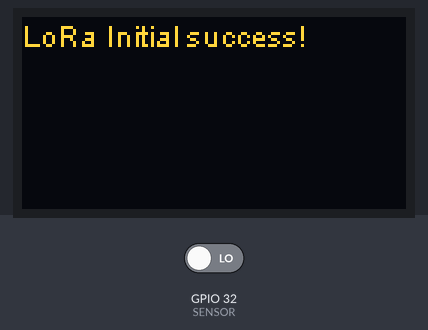
The sketch below on a simulated ESP32. Parts: 128×64 one-colour display. The inputs (shaded band) are chosen by the test bench; at power-on: GPIO 32 (SENSOR) LOW. The OLED is the two-colour kind (top 16 rows yellow).

Above: at 0.1 s.
At 2.7 s:
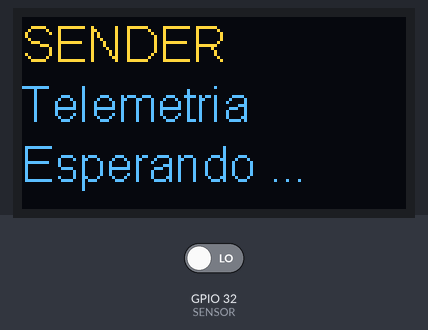
2.8 s: GPIO 32 (SENSOR) driven HIGH
At 4.0 s:
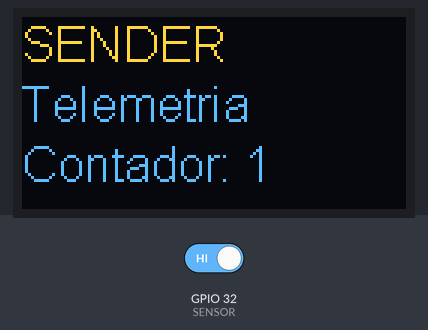
Timing chart, 0 to 5.8 s (numbered marks = the images above; inputs shaded):
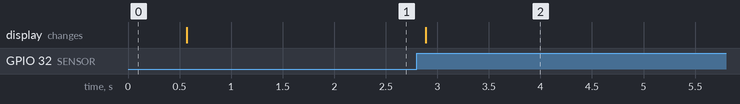

Measured:
- after the input at 2.8 s, the display: changes after 0.09 s (image 2)

The sketch:

telemetria_sender.ino
```cpp
#include "heltec.h"
#define BAND 915E6

int SENSOR = 32;
const int ACTIVE = 1;
int lastState = 1;
int currentState = 1;
unsigned long contador;

void setup () {
  Heltec.begin(true, true, true, true, BAND);

  Heltec.display->clear();
  delay(100);
  LoRa.setSpreadingFactor(12);
  LoRa.setSignalBandwidth(250E3);
  LoRa.setCodingRate4(5);
  LoRa.setPreambleLength(6);
  LoRa.setSyncWord(0x12);
  LoRa.crc();
  delay(100);

  pinMode(SENSOR, INPUT);
  contador = 0UL;

  Heltec.display->init();
  Heltec.display->flipScreenVertically();
  Heltec.display->setFont(ArialMT_Plain_16);
    Heltec.display->drawString(0, 0,  "SENDER");
    Heltec.display->drawString(0, 20, "Telemetria");
    Heltec.display->drawString(0, 40, "Esperando ..." );
  Heltec.display->display();
  delay(1000);

}

void loop () {
  currentState = digitalRead(SENSOR);

  if (lastState == 0 && currentState == 1){
    contador++;
    LoRa.beginPacket();
    // LoRa.setTxPower(20,RF_PACONFIG_PASELECT_PABOOST);
    LoRa.print(contador);
    LoRa.endPacket();

    Heltec.display->init();
    Heltec.display->flipScreenVertically();
    Heltec.display->setFont(ArialMT_Plain_16);
    Heltec.display->drawString(0, 0,  "SENDER");
    Heltec.display->drawString(0, 20, "Telemetria");
    Heltec.display->drawString(0, 40, "Contador: " + String(contador) );
    Heltec.display->display();
    delay(100);

  }
  lastState = currentState;


}
```
